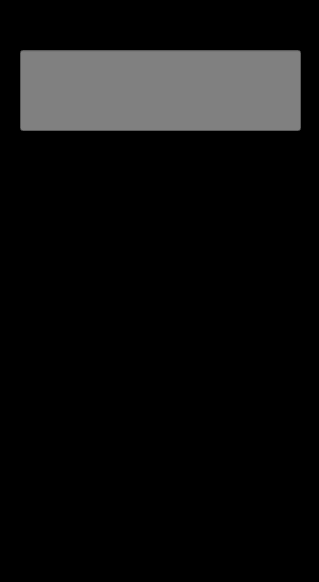
<?xml version="1.0" encoding="UTF-8"?>
<ui version="4.0">
 <class>calculator</class>
 <widget class="QMainWindow" name="calculator">
  <property name="geometry">
   <rect>
    <x>0</x>
    <y>0</y>
    <width>319</width>
    <height>582</height>
   </rect>
  </property>
  <property name="windowTitle">
   <string>calculator</string>
  </property>
  <property name="styleSheet">
   <string notr="true">background-color:black</string>
  </property>
  <widget class="QWidget" name="centralwidget">
   <widget class="QLineEdit" name="lineEdit">
    <property name="geometry">
     <rect>
      <x>20</x>
      <y>50</y>
      <width>281</width>
      <height>81</height>
     </rect>
    </property>
    <property name="styleSheet">
     <string notr="true">background-color: grey</string>
    </property>
   </widget>
   <widget class="QLabel" name="label">
    <property name="geometry">
     <rect>
      <x>20</x>
      <y>10</y>
      <width>281</width>
      <height>21</height>
     </rect>
    </property>
    <property name="font">
     <font>
      <pointsize>16</pointsize>
     </font>
    </property>
    <property name="autoFillBackground">
     <bool>false</bool>
    </property>
    <property name="text">
     <string>Calculator</string>
    </property>
    <property name="textFormat">
     <enum>Qt::AutoText</enum>
    </property>
   </widget>
  </widget>
  <widget class="QMenuBar" name="menubar">
   <property name="geometry">
    <rect>
     <x>0</x>
     <y>0</y>
     <width>319</width>
     <height>22</height>
    </rect>
   </property>
  </widget>
  <widget class="QStatusBar" name="statusbar"/>
 </widget>
 <resources/>
 <connections/>
</ui>
